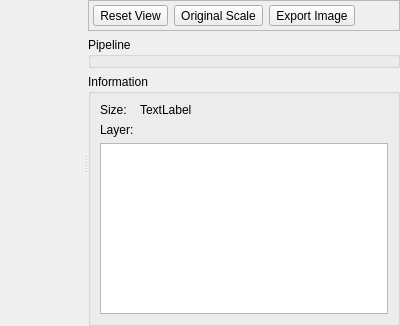
<?xml version="1.0" encoding="UTF-8"?>
<ui version="4.0">
 <class>ImageWindowClass</class>
 <widget class="QWidget" name="ImageWindowClass">
  <property name="geometry">
   <rect>
    <x>0</x>
    <y>0</y>
    <width>400</width>
    <height>326</height>
   </rect>
  </property>
  <property name="windowTitle">
   <string>EXR</string>
  </property>
  <layout class="QHBoxLayout" name="horizontalLayout">
   <property name="leftMargin">
    <number>0</number>
   </property>
   <property name="topMargin">
    <number>0</number>
   </property>
   <property name="rightMargin">
    <number>0</number>
   </property>
   <property name="bottomMargin">
    <number>0</number>
   </property>
   <item>
    <widget class="QSplitter" name="splitter">
     <property name="orientation">
      <enum>Qt::Horizontal</enum>
     </property>
     <property name="childrenCollapsible">
      <bool>false</bool>
     </property>
     <widget class="PR::UI::ImageView" name="imageWidget" native="true">
      <property name="sizePolicy">
       <sizepolicy hsizetype="Expanding" vsizetype="Expanding">
        <horstretch>0</horstretch>
        <verstretch>0</verstretch>
       </sizepolicy>
      </property>
     </widget>
     <widget class="QWidget" name="widget" native="true">
      <property name="sizePolicy">
       <sizepolicy hsizetype="Minimum" vsizetype="Preferred">
        <horstretch>0</horstretch>
        <verstretch>0</verstretch>
       </sizepolicy>
      </property>
      <layout class="QVBoxLayout" name="verticalLayout">
       <property name="leftMargin">
        <number>0</number>
       </property>
       <property name="topMargin">
        <number>0</number>
       </property>
       <property name="rightMargin">
        <number>0</number>
       </property>
       <property name="bottomMargin">
        <number>0</number>
       </property>
       <item>
        <widget class="QFrame" name="frame_2">
         <property name="sizePolicy">
          <sizepolicy hsizetype="Minimum" vsizetype="Preferred">
           <horstretch>0</horstretch>
           <verstretch>0</verstretch>
          </sizepolicy>
         </property>
         <property name="frameShape">
          <enum>QFrame::StyledPanel</enum>
         </property>
         <property name="frameShadow">
          <enum>QFrame::Sunken</enum>
         </property>
         <layout class="QHBoxLayout" name="horizontalLayout_2">
          <property name="leftMargin">
           <number>4</number>
          </property>
          <property name="topMargin">
           <number>4</number>
          </property>
          <property name="rightMargin">
           <number>4</number>
          </property>
          <property name="bottomMargin">
           <number>4</number>
          </property>
          <item>
           <widget class="QToolButton" name="resetViewButton">
            <property name="text">
             <string>Reset View</string>
            </property>
            <property name="icon">
             <iconset resource="../../../ui/resources/icons.qrc">
              <normaloff>:/ic_settings_overscan_black_24dp_2x.png</normaloff>:/ic_settings_overscan_black_24dp_2x.png</iconset>
            </property>
           </widget>
          </item>
          <item>
           <widget class="QToolButton" name="originalScaleButton">
            <property name="text">
             <string>Original Scale</string>
            </property>
            <property name="icon">
             <iconset resource="../../../ui/resources/icons.qrc">
              <normaloff>:/ic_aspect_ratio_black_24dp_2x.png</normaloff>:/ic_aspect_ratio_black_24dp_2x.png</iconset>
            </property>
           </widget>
          </item>
          <item>
           <widget class="QToolButton" name="exportImageButton">
            <property name="text">
             <string>Export Image</string>
            </property>
            <property name="icon">
             <iconset resource="../../../ui/resources/icons.qrc">
              <normaloff>:/ic_file_download_black_24dp_2x.png</normaloff>:/ic_file_download_black_24dp_2x.png</iconset>
            </property>
           </widget>
          </item>
          <item>
           <spacer name="horizontalSpacer">
            <property name="orientation">
             <enum>Qt::Horizontal</enum>
            </property>
            <property name="sizeHint" stdset="0">
             <size>
              <width>40</width>
              <height>20</height>
             </size>
            </property>
           </spacer>
          </item>
         </layout>
        </widget>
       </item>
       <item>
        <widget class="QGroupBox" name="groupBox_2">
         <property name="title">
          <string>Pipeline</string>
         </property>
         <layout class="QVBoxLayout" name="verticalLayout_2">
          <property name="leftMargin">
           <number>0</number>
          </property>
          <property name="topMargin">
           <number>0</number>
          </property>
          <property name="rightMargin">
           <number>0</number>
          </property>
          <property name="bottomMargin">
           <number>0</number>
          </property>
          <item>
           <widget class="PR::UI::ImagePipelineEditor" name="imagePipelineEditor" native="true">
            <property name="sizePolicy">
             <sizepolicy hsizetype="Minimum" vsizetype="Preferred">
              <horstretch>0</horstretch>
              <verstretch>0</verstretch>
             </sizepolicy>
            </property>
           </widget>
          </item>
         </layout>
        </widget>
       </item>
       <item>
        <widget class="QGroupBox" name="groupBox">
         <property name="sizePolicy">
          <sizepolicy hsizetype="Minimum" vsizetype="Preferred">
           <horstretch>0</horstretch>
           <verstretch>0</verstretch>
          </sizepolicy>
         </property>
         <property name="title">
          <string>Information</string>
         </property>
         <layout class="QFormLayout" name="formLayout">
          <item row="0" column="0">
           <widget class="QLabel" name="label">
            <property name="text">
             <string>Size:</string>
            </property>
           </widget>
          </item>
          <item row="0" column="1">
           <widget class="QLabel" name="sizeLabel">
            <property name="text">
             <string>TextLabel</string>
            </property>
           </widget>
          </item>
          <item row="1" column="0">
           <widget class="QLabel" name="label_2">
            <property name="text">
             <string>Layer:</string>
            </property>
           </widget>
          </item>
          <item row="2" column="0" colspan="2">
           <widget class="QListWidget" name="layerList">
            <property name="editTriggers">
             <set>QAbstractItemView::NoEditTriggers</set>
            </property>
            <property name="alternatingRowColors">
             <bool>true</bool>
            </property>
            <property name="selectionBehavior">
             <enum>QAbstractItemView::SelectRows</enum>
            </property>
           </widget>
          </item>
         </layout>
        </widget>
       </item>
      </layout>
     </widget>
    </widget>
   </item>
  </layout>
 </widget>
 <customwidgets>
  <customwidget>
   <class>PR::UI::ImageView</class>
   <extends>QWidget</extends>
   <header>widgets/ImageView.h</header>
   <container>1</container>
  </customwidget>
  <customwidget>
   <class>PR::UI::ImagePipelineEditor</class>
   <extends>QWidget</extends>
   <header>widgets/ImagePipelineEditor.h</header>
   <container>1</container>
  </customwidget>
 </customwidgets>
 <resources>
  <include location="../../../ui/resources/icons.qrc"/>
 </resources>
 <connections/>
</ui>
